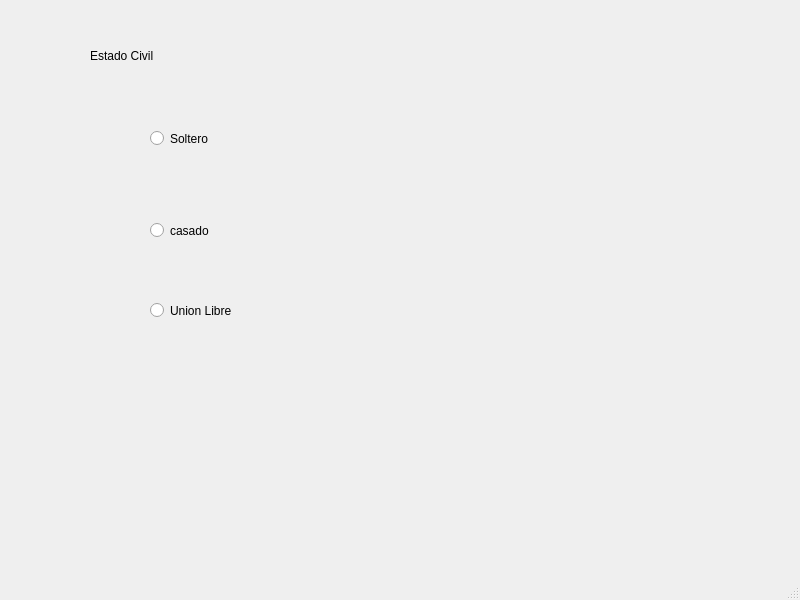
<?xml version="1.0" encoding="UTF-8"?>
<ui version="4.0">
 <class>MainWindow</class>
 <widget class="QMainWindow" name="MainWindow">
  <property name="geometry">
   <rect>
    <x>0</x>
    <y>0</y>
    <width>800</width>
    <height>600</height>
   </rect>
  </property>
  <property name="windowTitle">
   <string>MainWindow</string>
  </property>
  <widget class="QWidget" name="centralwidget">
   <widget class="QRadioButton" name="rb_soltero">
    <property name="geometry">
     <rect>
      <x>150</x>
      <y>130</y>
      <width>82</width>
      <height>17</height>
     </rect>
    </property>
    <property name="text">
     <string>Soltero</string>
    </property>
   </widget>
   <widget class="QRadioButton" name="rb_casado">
    <property name="geometry">
     <rect>
      <x>150</x>
      <y>220</y>
      <width>81</width>
      <height>21</height>
     </rect>
    </property>
    <property name="text">
     <string>casado</string>
    </property>
   </widget>
   <widget class="QRadioButton" name="rb_unionlibre">
    <property name="geometry">
     <rect>
      <x>150</x>
      <y>300</y>
      <width>91</width>
      <height>21</height>
     </rect>
    </property>
    <property name="text">
     <string>Union Libre</string>
    </property>
   </widget>
   <widget class="QLabel" name="label">
    <property name="geometry">
     <rect>
      <x>90</x>
      <y>40</y>
      <width>71</width>
      <height>31</height>
     </rect>
    </property>
    <property name="text">
     <string>Estado Civil</string>
    </property>
   </widget>
  </widget>
  <widget class="QMenuBar" name="menubar">
   <property name="geometry">
    <rect>
     <x>0</x>
     <y>0</y>
     <width>800</width>
     <height>21</height>
    </rect>
   </property>
  </widget>
  <widget class="QStatusBar" name="statusbar"/>
 </widget>
 <resources/>
 <connections/>
</ui>
